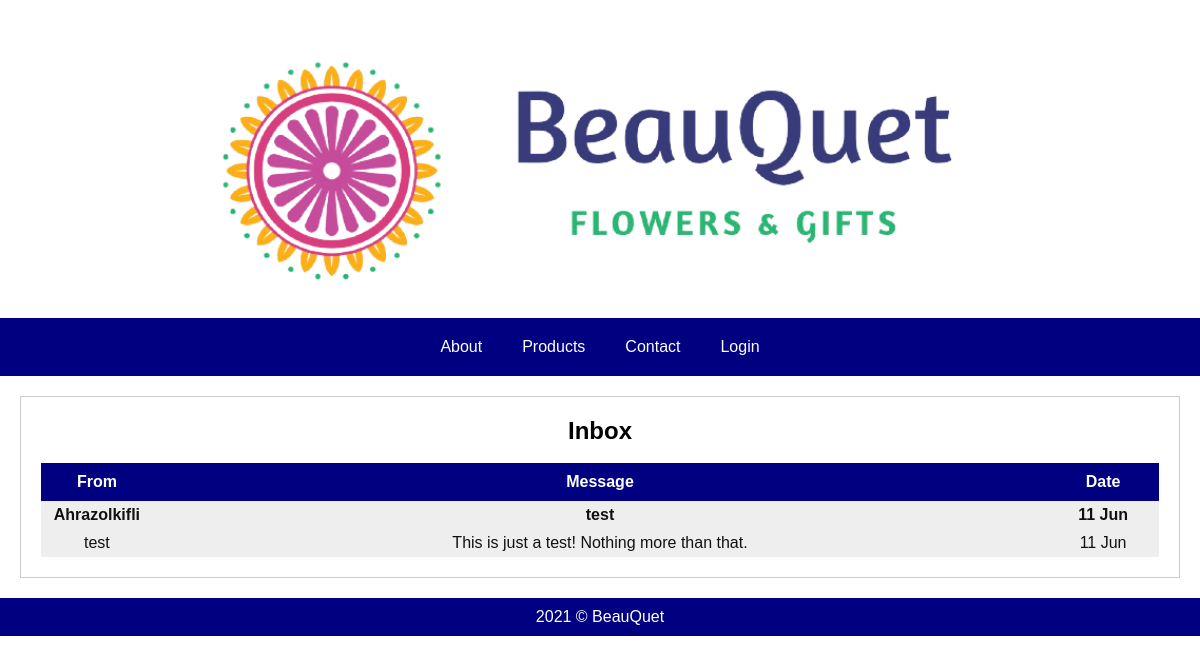
/inbox.php, run on the app's committed database.
### tables this page shows
CREATE TABLE `messages` (
  `mId` int(255) NOT NULL,
  `mName` varchar(255) NOT NULL,
  `mEmail` varchar(255) NOT NULL,
  `mMessage` varchar(255) NOT NULL,
  `mDate` datetime NOT NULL,
  `mStatus` varchar(255) NOT NULL
);

### inbox.php (the view, shortened to what this page needs)
<?php include '_header.php'; ?>
<main>
    <div class="container">
        <?php
            include 'assets/php/connect.php';
        ?>
        <div class="card-white">
            <div class="form-message">
                <h2>Inbox</h2><br>
                <table class="table-message">
                    <tr>
                        <th>From</th>
                        <th>Message</th>
                        <th>Date</th>
                    </tr>
                    <?php
                        $query="SELECT * FROM messages ORDER BY mId DESC";
                        $result=mysqli_query($connect,$query);
                        while($row=mysqli_fetch_assoc($result)){
                            echo '<tr';
                            if($row['mStatus']!='seen'){
                                echo ' class="table-message-unseen"';
                            }
                            echo '>';
                                echo '<td style="width:10%;"><a href=inbox.php?mId='.$row['mId'].'>'.$row['mName'].'</a></td>';
                                echo '<td style="width:80%;"><a href=inbox.php?mId='.$row['mId'].'>'.mb_strimwidth($row['mMessage'], 0, 50, "...").'</a></td>';
                                echo '<td style="width:10%;"><a href=inbox.php?mId='.$row['mId'].'>'.date("d M", strtotime($row['mDate'])).'</a></td>';
                            echo '</tr>';
                        }
                    ?>
                </table>
            </div>
        </div>
    </div>
</main>
<?php include '_footer.php';?>

### assets/css/main.css (style rules this page uses)
* { margin: 0; padding: 0; border-collapse: collapse; }
body { font-family: Arial, Helvetica, sans-serif; }
.container { max-width: 1200px; padding: 20px; padding-bottom: 0; margin: auto; }
.card-white { background: #fff; border: solid 1px #ccc; padding: 20px; margin-bottom: 20px; }
.form-message { text-align: center; }
.table-message { width: 100%; border-collapse: collapse; }
.table-message th { background: navy; color: #fff; padding: 10px; }
.table-message tr { background: #eee; }
.table-message td { padding: 5px; }
.table-message a { display: block; text-decoration: none; color: #111; }
.table-message-unseen { font-weight: bold; }

### data on the page
messages: mName "Ahrazolkifli", mMessage "test", mDate "11 Jun"
messages: mName "test", mMessage "This is just a test! Nothing more than that.", mDate "11 Jun"
